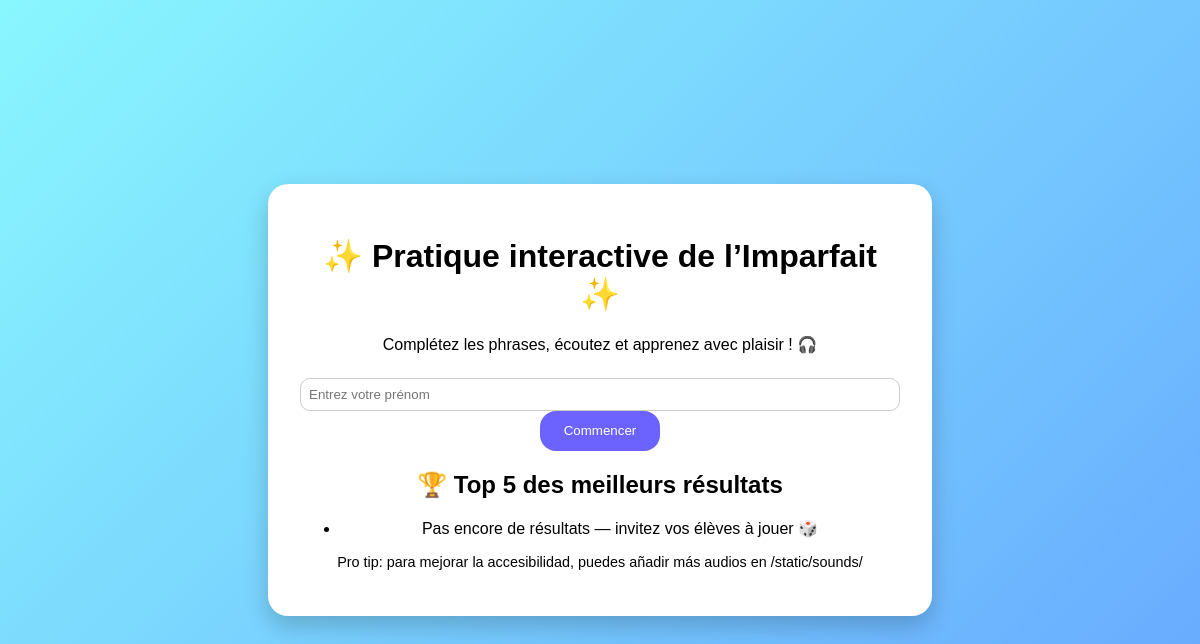
Before: / with the older database file.
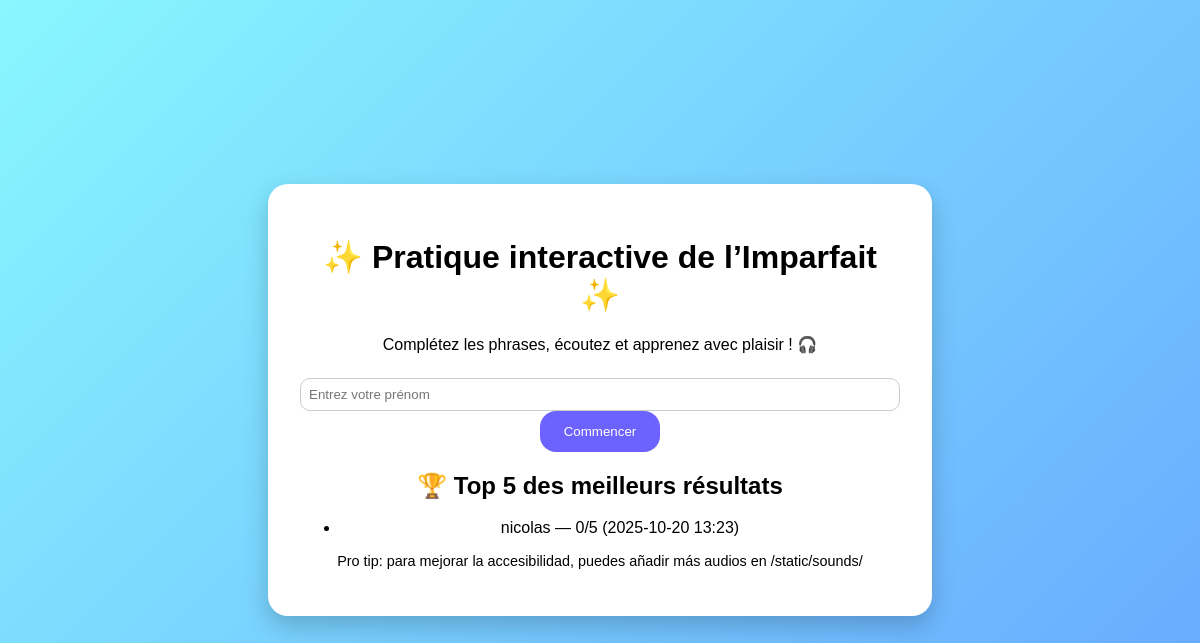
After: the same page with the newer database file.
### tables this page shows
CREATE TABLE scores (id INTEGER PRIMARY KEY AUTOINCREMENT, username TEXT, score INTEGER, total INTEGER, date TEXT);

### app.py (the view)
@app.route("/")
def index():
    conn = sqlite3.connect(DB_PATH)
    c = conn.cursor()
    c.execute("SELECT username, score, total, date FROM scores ORDER BY score DESC, date DESC LIMIT 5")
    top_scores = c.fetchall()
    conn.close()
    return render_template("index.html", top_scores=top_scores)

### templates/index.html (shortened to what this page needs)
<!DOCTYPE html>
<html lang="fr">
<head>
    <link rel="stylesheet" href="{{ url_for('static', filename='style.css') }}">
</head>
<body>
<div class="container">
    <h1>✨ Pratique interactive de l’Imparfait ✨</h1>
    <p>Complétez les phrases, écoutez et apprenez avec plaisir ! 🎧</p>
    <form action="{{ url_for('quiz') }}" method="POST">
        <input type="text" name="username" placeholder="Entrez votre prénom" required>
        <button type="submit" class="btn">Commencer</button>
    </form>
    <h2>🏆 Top 5 des meilleurs résultats</h2>
    <ul>
        {% for user, score, total, date in top_scores %}
        <li>{{ user }} — {{ score }}/{{ total }} ({{ date }})</li>
        {% else %}
        <li>Pas encore de résultats — invitez vos élèves à jouer 🎲</li>
        {% endfor %}
    </ul>
    <p style="font-size:0.9rem; margin-top:1rem;">Pro tip: para mejorar la accesibilidad, puedes añadir más audios en /static/sounds/</p>
</div>
</body>
</html>

### static/style.css (style rules this page uses)
body { font-family: 'Poppins', sans-serif; background: linear-gradient(135deg, #89f7fe, #66a6ff); display: flex; align-items: center; justify-content: center; height: 100vh; margin: 0; }
.container { background: white; border-radius: 20px; padding: 2rem; text-align: center; width: 90%; max-width: 600px; box-shadow: 0 10px 25px rgba(0,0,0,0.2); }
.btn { background: #6c63ff; color: white; border: none; padding: 0.8rem 1.5rem; border-radius: 1rem; cursor: pointer; transition: 0.3s; text-decoration: none; }
input[type="text"], input[type="email"] { padding: 0.5rem; margin-top: 0.5rem; border-radius: 10px; border: 1px solid #ccc; width: 100%; box-sizing: border-box; }

Changed rows visible on the page:
added scores: username "nicolas", score "0", total "5", date "2025-10-20 13:23"
Other visible differences:
text no longer shown: "Pas encore de résultats — invitez vos élèves à jouer 🎲"
